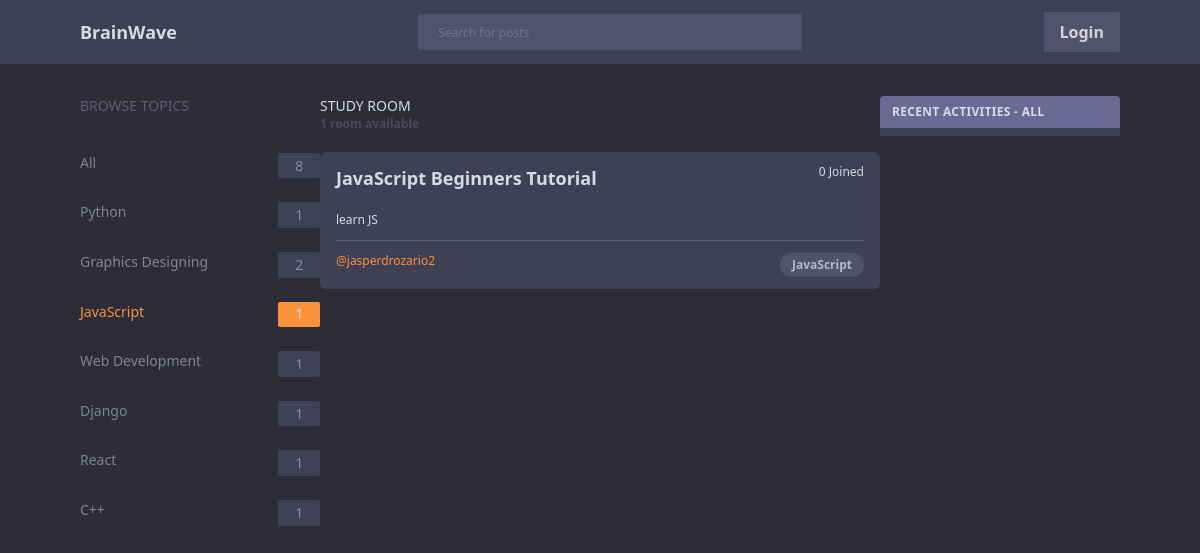
Page /?q=JavaScript on the earlier database version.
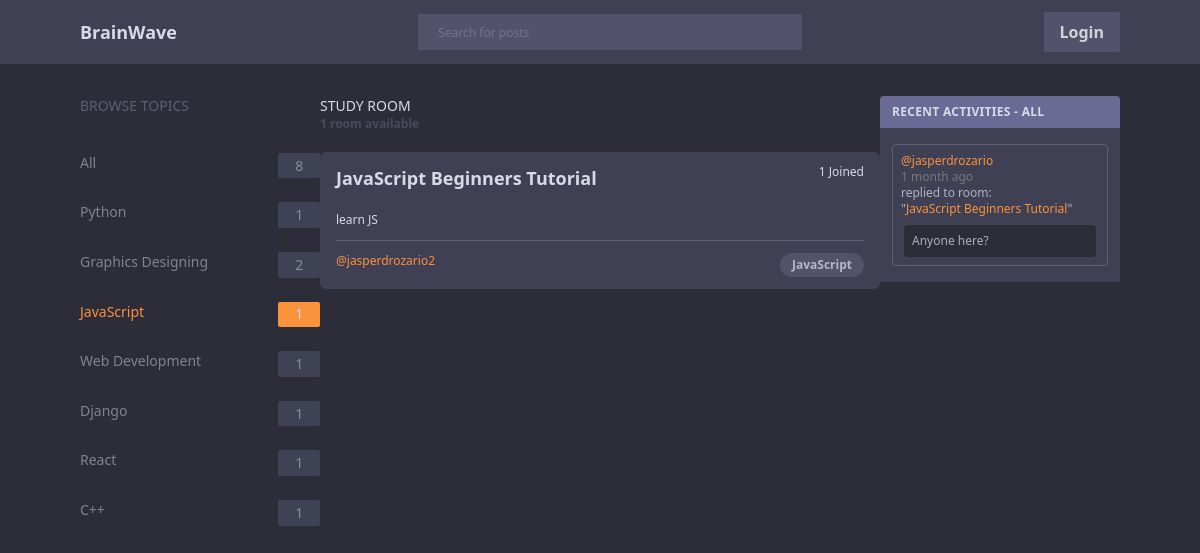
Same page on the later database version.
### base/models.py (models this page shows, shortened)
class Topic(models.Model):
    name = models.CharField(max_length=200)

class Room(models.Model):
    host = models.ForeignKey(User, on_delete=models.SET_NULL, null=True)
    topic = models.ForeignKey(Topic, on_delete=models.SET_NULL, related_name='rooms', null=True)
    name = models.CharField(max_length=200)
    description = models.TextField(null=True, blank=True, max_length=100)
    participants = models.ManyToManyField(User, related_name='participants', blank=True)
    updated = models.DateTimeField(auto_now=True)
    created = models.DateTimeField(auto_now_add=True)
    def __str__(self):
        return self.name
    class Meta:
        ordering = ['-updated', '-created']

class Message(models.Model):
    user = models.ForeignKey(User, on_delete=models.CASCADE)
    room = models.ForeignKey(Room, on_delete=models.CASCADE)
    body = models.TextField(max_length=1000)
    updated = models.DateTimeField(auto_now=True)
    created = models.DateTimeField(auto_now_add=True)
    class Meta:
        ordering = ['-updated', '-created']
    def __str__(self):
        return self.body[0:50]

### base/views.py (the view)
# urls.py: 2. Add a URL to urlpatterns:  path('', views.home, name='home')
def home(request):
  total_room_count = Room.objects.count()
  q = request.GET.get('q') if request.GET.get('q') != None else ''
  if len(q)>0 and ' ' in q[-1]:
    q = q.replace(' ', '+')
  print(q)
  rooms = Room.objects.filter(
    Q(topic__name__icontains = q) |
    Q(name__icontains = q) |
    Q(description__icontains = q)
  )
  room_count = rooms.count()
  if q == '':
    selected_topic = ''
  else:
    selected_topic = Topic.objects.filter(
      Q(name__icontains = q)
    )
    if selected_topic.count() == 1:
      selected_topic = selected_topic[0].name
    else:
      selected_topic = None
  print(selected_topic)
  filtered_room_messages = []
  for room in rooms:
    room_messages = Message.objects.filter(room=room)
    filtered_room_messages.extend(room_messages)
  filtered_room_messages.sort(key=lambda event: event.created, reverse=True)
  topics = Topic.objects.all()
  isHomePage = True
  context = {'rooms': rooms, 'topics': topics, 'total_room_count': total_room_count, 'room_count': room_count, 'room_messages': filtered_room_messages, 'flag': isHomePage, 'selected_topic': selected_topic,}
  return render(request, 'base/home.html', context)

### base/templates/base/home.html
{% extends 'main.html' %} {% block content %}
<div class="flex justify-center">
  <div class="fixed left-[5rem] w-[15rem]">
    {% include 'base/topics_component.html' %}
  </div>
  <div class="flex-none w-[35rem]">
    {% include 'base/feed_component.html' %}
  </div>
  <div
    class="fixed rounded overflow-y-auto scrollbar-thin right-[5rem] w-[15rem] h-[82%]"
  >
    {% include 'base/activity_log_component.html' %}
  </div>
</div>
{% endblock %}

### base/templates/base/topics_component.html
<p class="text-sm font-medium mb-[2.3rem] text-subtle-purple">BROWSE TOPICS</p>
<div class="flex justify-between text-sm font-medium mb-6 text-subtle-white/50">
  {% if selected_topic == '' %}
  <a class="text-orange-400" href="{% url 'home' %}">All</a>
  <div
    class="flex bg-orange-400 items-center justify-center rounded-sm w-[2.6rem] h-[1.6rem]"
  >
    <p class="text-subtle-white">{{total_room_count}}</p>
  </div>
  {% else %}
  <a class="hover:text-orange-400/75" href="{% url 'home' %}">All</a>
  <div
    class="flex bg-[#3F4154] items-center justify-center rounded-sm w-[2.6rem] h-[1.6rem]"
  >
    <p>{{total_room_count}}</p>
  </div>
  {% endif %}
</div>
{% for topic in topics %}
<div class="flex justify-between text-sm font-medium mb-6 text-subtle-white/50">
  {% if topic.name == selected_topic %}
  <a class="text-orange-400" href="{% url 'home' %}?q={{topic.name}}"
    >{{topic.name}}</a
  >
  <div
    class="flex bg-orange-400 items-center justify-center rounded-sm w-[2.6rem] h-[1.6rem]"
  >
    <p class="text-subtle-white">{{topic.rooms.all|length}}</p>
  </div>
  {% else %}
  <a class="hover:text-orange-400/75" href="{% url 'home' %}?q={{topic.name}}"
    >{{topic.name}}</a
  >
  <div
    class="flex bg-[#3F4154] items-center justify-center rounded-sm w-[2.6rem] h-[1.6rem]"
  >
    <p>{{topic.rooms.all|length}}</p>
  </div>
  {% endif %}
</div>
{% endfor %}

### base/templates/base/feed_component.html (shortened to what this page needs)
<div class="flex justify-between">
  <div class="flex-none">
    {% if not flag %}
    <p class="text-subtle-white text-sm font-medium">
      STUDY ROOM (@{{ user.username }})
    </p>
    {% else %}
    <p class="text-subtle-white text-sm font-medium">STUDY ROOM</p>
    {% endif %} {% if room_count > 1 %}
    <p class="text-xs font-bold text-[#4B4A5D]">
      {{room_count}} rooms available
    </p>
    {% elif room_count == 1 %}
    <p class="text-xs font-bold text-[#4B4A5D]">1 room available</p>
    {% else %}
    <p class="text-xs font-bold text-[#4B4A5D]">No rooms available</p>
    {% endif %}
  </div>
</div>
{% for room in rooms %}
<div
  class="my-5 py-3 px-4 rounded-md bg-theme-secondary hover:scale-[1.02] transition-transform duration-300"
>
  <div class="flex justify-between">
    <p class="mb-5 text-subtle-white text-lg font-semibold hover:underline">
      <a href="{% url 'room' room.id %}">{{room.name}}</a>
    </p>
    <p class="mb-3 text-xs font-medium text-subtle-white">
      {{room.participants.all|length}} Joined
    </p>
  </div>
  <div>
    <p class="mb-3 text-xs text-subtle-white">
      {{room.description|truncatechars:100}}
    </p>
    <hr class="border-t-[1px] border-subtle-purple" />
  </div>
  <div class="flex justify-between mt-3">
    <div class="flex-none">
      <p class="text-orange-400 text-xs hover:underline">
        <a href="{% url 'user-profile' room.host.id %}"
          >@{{room.host.username}}</a
        >
      </p>
    </div>
    <div class="flex-none px-3 py-1 rounded-xl bg-[#525369]">
      <p class="text-subtle-white/75 text-xs font-bold">{{room.topic.name}}</p>
    </div>
  </div>
</div>
{% endfor %}

### base/templates/base/activity_log_component.html
<div class="bg-theme-secondary">
  <p
    class="text-xs font-bold px-3 py-2 text-subtle-white tracking-wide bg-light-lavender"
  >
    {% if flag %} RECENT ACTIVITIES - ALL {% else %} RECENT ACTIVITIES -
    @{{user.username}} {% endif %}
  </p>
  <div class="py-1">
    {% for message in room_messages %}
    <div class="rounded border-subtle-purple p-2 m-3 border-[0.3px]">
      <p class="text-xs text-orange-400">
        <a href="{% url 'user-profile' message.user.id %}">@{{message.user}}</a>
      </p>
      <p class="text-xs text-[#78777C] font-medium">
        {{message.created|timesince}} ago
      </p>
      <p class="text-xs text-subtle-white/75">
        replied to room: <br />
        "<a class="text-orange-400" href="{% url 'room' message.room.id %}"
          >{{message.room}}</a
        >"
      </p>
      <div class="mx-[3px] mt-2 p-2 rounded bg-theme-primary">
        <p class="text-xs text-subtle-white/75">{{message}}</p>
      </div>
    </div>
    {% endfor %}
  </div>
</div>

Differences in the rows shown:
computed for Room "JavaScript Beginners Tutorial": participants.all|length "0" → "1"
added Message: user "jasperdrozario", created "1 month", room "JavaScript Beginners Tutorial", body "Anyone here?"
